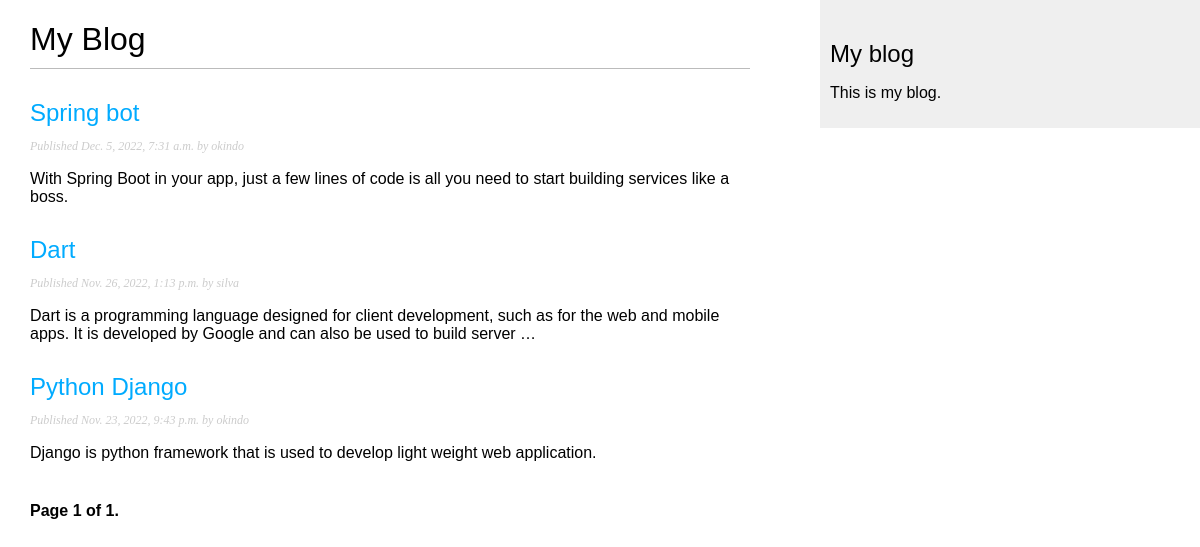
/blog/, run on an earlier commit of the app's database.
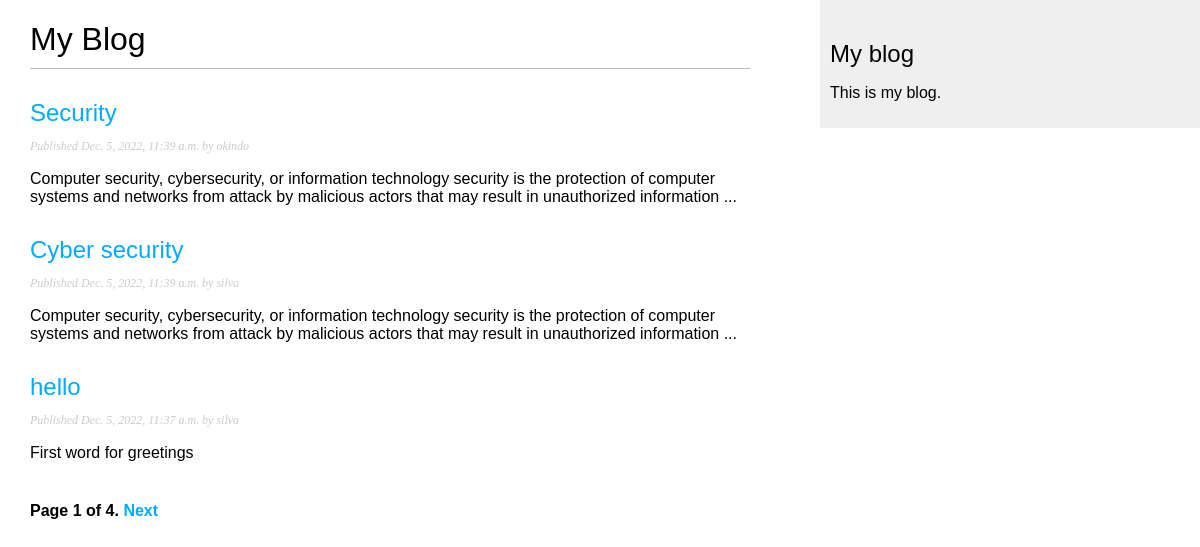
And on a later commit of the database.
### blog/models.py (models this page shows, shortened)
class Post(models.Model):
    class Status(models.TextChoices):
        DRAFT = 'DF', 'Draft'
        PUBLISHED = 'PB', 'Published'
    title = models.CharField(max_length=200)
    slug = models.SlugField(max_length=250, unique_for_date='publish')
    author = models.ForeignKey(User,
                               on_delete=models.CASCADE,
                               related_name='blog_posts')
    body = models.TextField()
    publish = models.DateTimeField(default=timezone.now)
    created = models.DateTimeField(auto_now_add=True)
    updated = models.DateTimeField(auto_now=True)
    status = models.CharField(max_length=2,
                              choices=Status.choices,
                              default=Status.DRAFT
                              )
    objects = models.Manager()  # The default manager.
    published = PublishedManager()  # Our custom manager.
    class Meta:
        ordering = ['-publish']
        indexes = [
            models.Index(fields=['-publish'])
        ]
    def get_attribute_url(self):
        return reverse(
            'blog:post_detail',
            args=[
                self.publish.year,
                self.publish.month,
                self.publish.day,
                self.slug
            ]
        )

### blog/views.py (the view)
# urls.py: path('', views.post_list, name='post_list'),
def post_list(request):
    post_list = Post.published.all()
    paginator = Paginator(post_list, 3)
    page_number = request.GET.get('page', 1)
    try:
        posts = paginator.page(page_number)
    except PageNotAnInteger:
        posts = paginator.page(1)
    except EmptyPage:
        posts = paginator.page(paginator.num_pages)
    return render(
        request,
        'blog/post/list.html',
        {'posts': posts}
    )

### blog/models.py (called while the page is built)
    def get_queryset(self):
        return super().get_queryset().filter(status=Post.Status.PUBLISHED)

### blog/templates/blog/post/list.html (shortened to what this page needs)
{% extends 'blog/base.html' %}
{% block content %}
    <h1>My Blog</h1>
    {% for post in posts %}
        <h2>
            <a href="{{ post.get_attribute_url }}">
               {{ post.title }}
            </a>
        </h2>
        <p class="date">
            Published {{ post.publish }} by {{ post.author }}
        </p>
        {{ post.body|truncatewords:30|linebreaks }}
    {% endfor %}
    {% include "pagination.html" with page=posts %}
{% endblock %}

What changed in the data, as far as the page shows it:
no longer on this page (row unchanged): Post: title "Spring bot", publish "Dec. 5, 2022, 7:31 a.m.", author "okindo", body "With Spring Boot in your app, just a few lines of code is all you need to start building services like a boss."
no longer on this page (row unchanged): Post: title "Dart", publish "Nov. 26, 2022, 1:13 p.m.", author "silva", body "Dart is a programming language designed for client development, such as for the web and mobile apps. It is developed by Google and can also be used to build server …"
no longer on this page (row unchanged): Post: title "Python Django", publish "Nov. 23, 2022, 9:43 p.m.", author "okindo", body "Django is python framework that is used to develop light weight web application."
now on this page (row edited): Post: title "Security", publish "Dec. 5, 2022, 11:39 a.m.", author "okindo", body "Computer security, cybersecurity, or information technology security is the protection of computer systems and networks from attack by malicious actors that may result in unauthorized information ..."
now on this page (row edited): Post: title "Cyber security", publish "Dec. 5, 2022, 11:39 a.m.", author "silva", body "Computer security, cybersecurity, or information technology security is the protection of computer systems and networks from attack by malicious actors that may result in unauthorized information ..."
now on this page (row edited): Post: title "hello", publish "Dec. 5, 2022, 11:37 a.m.", author "silva", body "First word for greetings"
Also different on the page:
{{ page.paginator.num_pages }}: "1" → "4"
text now shown: "Next"
